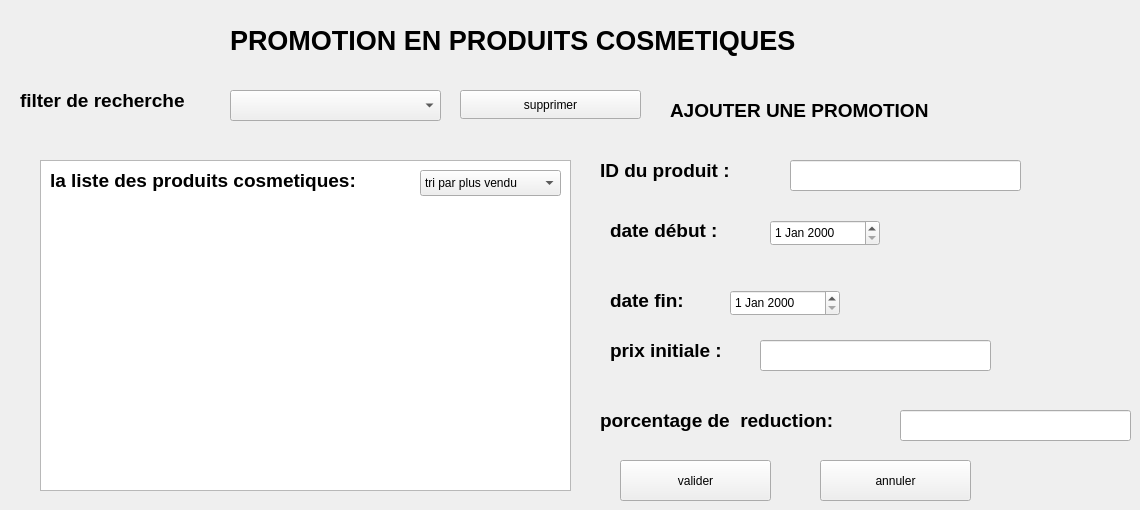
      <widget class="QWidget" name="tab_13">
       <attribute name="title">
        <string>promotion</string>
       </attribute>
       <widget class="QListView" name="listView_2">
        <property name="geometry">
         <rect>
          <x>40</x>
          <y>160</y>
          <width>531</width>
          <height>331</height>
         </rect>
        </property>
       </widget>
       <widget class="QPushButton" name="pushButton_21">
        <property name="geometry">
         <rect>
          <x>460</x>
          <y>90</y>
          <width>181</width>
          <height>29</height>
         </rect>
        </property>
        <property name="text">
         <string>supprimer</string>
        </property>
       </widget>
       <widget class="QLabel" name="label_44">
        <property name="geometry">
         <rect>
          <x>20</x>
          <y>90</y>
          <width>201</width>
          <height>21</height>
         </rect>
        </property>
        <property name="font">
         <font>
          <pointsize>14</pointsize>
          <bold>true</bold>
         </font>
        </property>
        <property name="text">
         <string>filter de recherche </string>
        </property>
       </widget>
       <widget class="QLabel" name="label_45">
        <property name="geometry">
         <rect>
          <x>50</x>
          <y>160</y>
          <width>361</width>
          <height>41</height>
         </rect>
        </property>
        <property name="font">
         <font>
          <pointsize>14</pointsize>
          <bold>true</bold>
         </font>
        </property>
        <property name="text">
         <string>la liste des produits cosmetiques:</string>
        </property>
       </widget>
       <widget class="QComboBox" name="comboBox_5">
        <property name="geometry">
         <rect>
          <x>230</x>
          <y>90</y>
          <width>211</width>
          <height>31</height>
         </rect>
        </property>
       </widget>
       <widget class="QLabel" name="label_46">
        <property name="geometry">
         <rect>
          <x>670</x>
          <y>90</y>
          <width>311</width>
          <height>41</height>
         </rect>
        </property>
        <property name="font">
         <font>
          <pointsize>14</pointsize>
          <bold>true</bold>
         </font>
        </property>
        <property name="text">
         <string>AJOUTER UNE PROMOTION</string>
        </property>
       </widget>
       <widget class="QPushButton" name="pushButton_22">
        <property name="geometry">
         <rect>
          <x>820</x>
          <y>460</y>
          <width>151</width>
          <height>41</height>
         </rect>
        </property>
        <property name="text">
         <string>annuler</string>
        </property>
       </widget>
       <widget class="QLabel" name="label_47">
        <property name="geometry">
         <rect>
          <x>600</x>
          <y>400</y>
          <width>301</width>
          <height>41</height>
         </rect>
        </property>
        <property name="font">
         <font>
          <pointsize>14</pointsize>
          <bold>true</bold>
         </font>
        </property>
        <property name="text">
         <string>porcentage de  reduction:</string>
        </property>
       </widget>
       <widget class="QLabel" name="label_48">
        <property name="geometry">
         <rect>
          <x>610</x>
          <y>330</y>
          <width>151</width>
          <height>41</height>
         </rect>
        </property>
        <property name="font">
         <font>
          <pointsize>14</pointsize>
          <bold>true</bold>
         </font>
        </property>
        <property name="text">
         <string>prix initiale :</string>
        </property>
       </widget>
       <widget class="QLineEdit" name="lineEdit_29">
        <property name="geometry">
         <rect>
          <x>790</x>
          <y>160</y>
          <width>231</width>
          <height>31</height>
         </rect>
        </property>
       </widget>
       <widget class="QLineEdit" name="lineEdit_30">
        <property name="geometry">
         <rect>
          <x>760</x>
          <y>340</y>
          <width>231</width>
          <height>31</height>
         </rect>
        </property>
       </widget>
       <widget class="QLineEdit" name="lineEdit_31">
        <property name="geometry">
         <rect>
          <x>900</x>
          <y>410</y>
          <width>231</width>
          <height>31</height>
         </rect>
        </property>
       </widget>
       <widget class="QPushButton" name="pushButton_23">
        <property name="geometry">
         <rect>
          <x>620</x>
          <y>460</y>
          <width>151</width>
          <height>41</height>
         </rect>
        </property>
        <property name="text">
         <string>valider</string>
        </property>
       </widget>
       <widget class="QLabel" name="label_51">
        <property name="geometry">
         <rect>
          <x>600</x>
          <y>150</y>
          <width>171</width>
          <height>41</height>
         </rect>
        </property>
        <property name="font">
         <font>
          <pointsize>14</pointsize>
          <bold>true</bold>
         </font>
        </property>
        <property name="text">
         <string>ID du produit :</string>
        </property>
       </widget>
       <widget class="QDateEdit" name="dateEdit_10">
        <property name="geometry">
         <rect>
          <x>730</x>
          <y>290</y>
          <width>110</width>
          <height>26</height>
         </rect>
        </property>
       </widget>
       <widget class="QLabel" name="label_52">
        <property name="geometry">
         <rect>
          <x>610</x>
          <y>210</y>
          <width>171</width>
          <height>41</height>
         </rect>
        </property>
        <property name="font">
         <font>
          <pointsize>14</pointsize>
          <bold>true</bold>
         </font>
        </property>
        <property name="text">
         <string>date début :</string>
        </property>
       </widget>
       <widget class="QDateEdit" name="dateEdit_11">
        <property name="geometry">
         <rect>
          <x>770</x>
          <y>220</y>
          <width>110</width>
          <height>26</height>
         </rect>
        </property>
       </widget>
       <widget class="QLabel" name="label_53">
        <property name="geometry">
         <rect>
          <x>610</x>
          <y>280</y>
          <width>171</width>
          <height>41</height>
         </rect>
        </property>
        <property name="font">
         <font>
          <pointsize>14</pointsize>
          <bold>true</bold>
         </font>
        </property>
        <property name="text">
         <string>date fin:</string>
        </property>
       </widget>
       <widget class="QComboBox" name="comboBox_7">
        <property name="geometry">
         <rect>
          <x>420</x>
          <y>170</y>
          <width>141</width>
          <height>26</height>
         </rect>
        </property>
        <property name="currentText">
         <string>tri par plus vendu</string>
        </property>
        <item>
         <property name="text">
          <string>tri par plus vendu</string>
         </property>
        </item>
        <item>
         <property name="text">
          <string>tri par mois vendu</string>
         </property>
        </item>
       </widget>
       <widget class="QLabel" name="label_27">
        <property name="geometry">
         <rect>
          <x>230</x>
          <y>20</y>
          <width>681</width>
          <height>41</height>
         </rect>
        </property>
        <property name="font">
         <font>
          <pointsize>20</pointsize>
          <bold>true</bold>
         </font>
        </property>
        <property name="text">
         <string>PROMOTION EN PRODUITS COSMETIQUES </string>
        </property>
       </widget>
      </widget>
